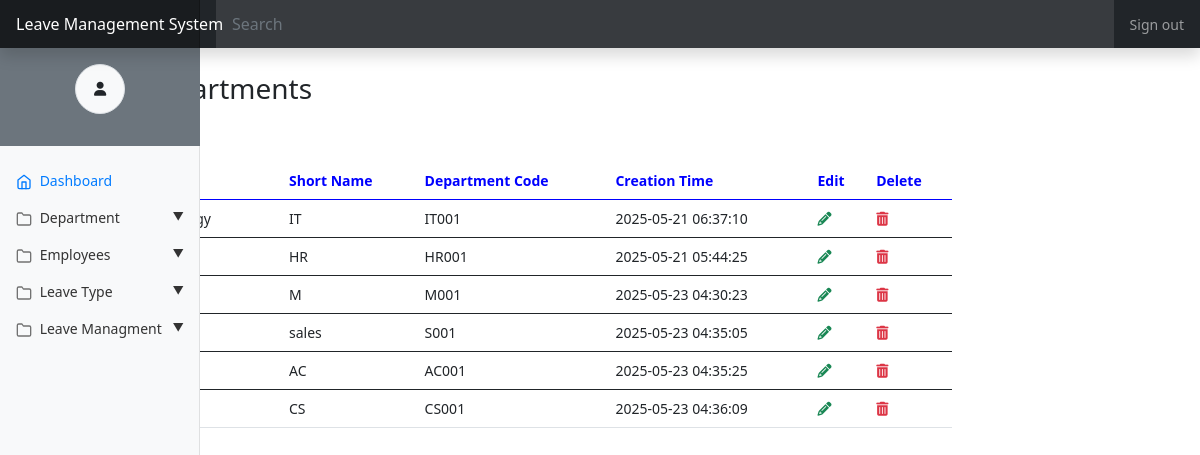
The page /Admin/mang_dept.php on the database its author committed.
### tables this page shows
CREATE TABLE `department` (
  `id` int(11) NOT NULL,
  `deptname` varchar(50) NOT NULL,
  `deptsname` varchar(50) NOT NULL,
  `deptcode` varchar(50) NOT NULL,
  `time` timestamp NOT NULL DEFAULT current_timestamp() ON UPDATE current_timestamp()
);

### Admin/mang_dept.php (the view, shortened to what this page needs)
<?php
$conn=mysqli_connect("localhost","root","","leavesys");
$sql="SELECT * FROM department";
$run=mysqli_query($conn,$sql);
if(mysqli_num_rows($run) > 0){
?>
<!doctype html>
<html lang="en">
<head>
    <link rel="stylesheet" href="https://cdnjs.cloudflare.com/ajax/libs/font-awesome/6.7.2/css/all.min.css"
 />
    <link rel="stylesheet"
        href="https://cdnjs.cloudflare.com/ajax/libs/bootstrap-icons/1.11.3/font/bootstrap-icons.min.css"
 />
    <link rel="stylesheet" href="https://stackpath.bootstrapcdn.com/bootstrap/5.0.0-alpha1/css/bootstrap.min.css"
>
</head>
<body>
    <nav class="navbar navbar-dark sticky-top bg-dark flex-md-nowrap p-0 shadow">
        <a class="navbar-brand col-md-3 col-lg-2 mr-0 px-3" href="#"> Leave Management System</a>
        <input class="form-control form-control-dark w-100" type="text" placeholder="Search" aria-label="Search">
        <ul class="navbar-nav px-3">
            <li class="nav-item text-nowrap">
                <a class="nav-link" href="#">Sign out</a>
            </li>
        </ul>
    </nav>
    <div class="container-fluid">
        <div class="row">
            <?php
            include("../include/sidebar.php");
            ?>
            <main class="col-md-9 ml-sm-auto col-lg-10 px-md-4 d-flex align-items-start flex-column">
                <h3 class="text-center mt-4  d-inline-block">Manage Departments</h3>
                <div class="container-fluid py-5">
                    <table class="table ">
                        <thead>
                            <tr>
                                <td>Department Name</td>
                                <td>Short Name</td>
                                <td>Department Code</td>
                                <td>Creation Time</td>
                                <td>Edit</td>
                                <td>Delete</td>
                            </tr>
                        </thead>
                        <?php
                        while($data=mysqli_fetch_assoc($run)){
                    ?>
                        <tbody>
                            <tr>
                                <td><?php echo $data["deptname"]; ?></td>
                                <td><?php echo $data["deptsname"]; ?></td>
                                <td><?php echo $data["deptcode"]; ?></td>
                                <td><?php echo $data["time"]; ?></td>
                                <td><a href="deptedit.php?id=<?php echo $data["id"]; ?>"><i
                                            class="fa-solid fa-pencil text-success"></i></a></td>
                                <td><a href="deptdelete.php?id=<?php echo $data["id"]; ?>"><i
                                            class="fa-solid fa-trash-can text-danger "></i></a></td>
                            </tr>
                        </tbody>
                        <?php }?>
                    </table>
                    <?php }?>
                </div>
            </main>
        </div>
    </div>
</body>
</html>

### Admin/mang_dept.php (style rules this page uses)
body { font-size: .875rem; }
.navbar-brand { padding-top: .75rem; padding-bottom: .75rem; font-size: 1rem; background-color: rgba(0, 0, 0, .25); box-shadow: inset -1px 0 0 rgba(0, 0, 0, .25); }
.navbar .form-control { padding: .75rem 1rem; border-width: 0; border-radius: 0; }
.form-control-dark { color: #fff; background-color: rgba(255, 255, 255, .1); border-color: rgba(255, 255, 255, .1); }
thead td { color: blue; font-weight: bold; }

### rows shown on the page
department: deptsname "IT", deptcode "IT001", time "2025-05-21 06:37:10"
department: deptsname "HR", deptcode "HR001", time "2025-05-21 05:44:25"
department: deptsname "M", deptcode "M001", time "2025-05-23 04:30:23"
department: deptsname "sales", deptcode "S001", time "2025-05-23 04:35:05"
department: deptsname "AC", deptcode "AC001", time "2025-05-23 04:35:25"
department: deptsname "CS", deptcode "CS001", time "2025-05-23 04:36:09"
